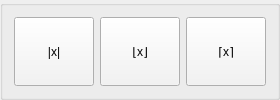
            <widget class="QGroupBox" name="functionGroupBox">
             <property name="styleSheet">
              <string notr="true"/>
             </property>
             <property name="title">
              <string/>
             </property>
             <layout class="QGridLayout" name="gridLayout_5">
              <item row="0" column="2">
               <widget class="QPushButton" name="btnCeil">
                <property name="sizePolicy">
                 <sizepolicy hsizetype="Preferred" vsizetype="Preferred">
                  <horstretch>0</horstretch>
                  <verstretch>0</verstretch>
                 </sizepolicy>
                </property>
                <property name="styleSheet">
                 <string notr="true">QPushButton:hover{
	background-color: rgb(239, 239, 239);
}
QPushButton:!hover{
	background-color:rgb(243, 243, 243);
}
QPushButton{
	font: 13pt &quot;Arial&quot;;
}</string>
                </property>
                <property name="text">
                 <string>⌈x⌉</string>
                </property>
                <property name="default">
                 <bool>false</bool>
                </property>
                <property name="flat">
                 <bool>false</bool>
                </property>
               </widget>
              </item>
              <item row="0" column="0">
               <widget class="QPushButton" name="btnAbs_2">
                <property name="sizePolicy">
                 <sizepolicy hsizetype="Preferred" vsizetype="Preferred">
                  <horstretch>0</horstretch>
                  <verstretch>0</verstretch>
                 </sizepolicy>
                </property>
                <property name="styleSheet">
                 <string notr="true">QPushButton:hover{
	background-color: rgb(239, 239, 239);
}
QPushButton:!hover{
	background-color:rgb(243, 243, 243);
}
QPushButton{
	font: 13pt &quot;Arial&quot;;
}</string>
                </property>
                <property name="text">
                 <string>|x|</string>
                </property>
                <property name="default">
                 <bool>false</bool>
                </property>
                <property name="flat">
                 <bool>false</bool>
                </property>
               </widget>
              </item>
              <item row="0" column="1">
               <widget class="QPushButton" name="btnFloor">
                <property name="sizePolicy">
                 <sizepolicy hsizetype="Preferred" vsizetype="Preferred">
                  <horstretch>0</horstretch>
                  <verstretch>0</verstretch>
                 </sizepolicy>
                </property>
                <property name="styleSheet">
                 <string notr="true">QPushButton:hover{
	background-color: rgb(239, 239, 239);
}
QPushButton:!hover{
	background-color:rgb(243, 243, 243);
}
QPushButton{
	font: 13pt &quot;Arial&quot;;
}</string>
                </property>
                <property name="text">
                 <string>⌊x⌋</string>
                </property>
                <property name="default">
                 <bool>false</bool>
                </property>
                <property name="flat">
                 <bool>false</bool>
                </property>
               </widget>
              </item>
             </layout>
            </widget>
